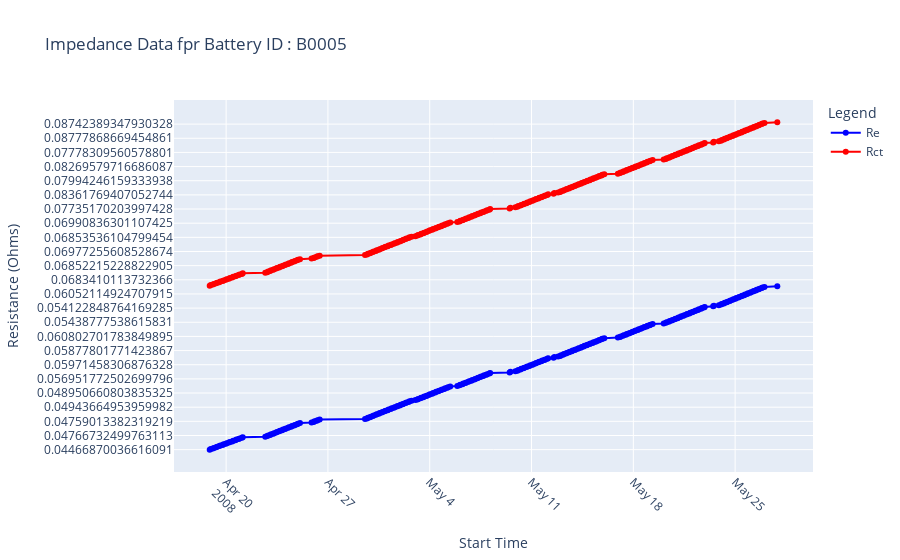
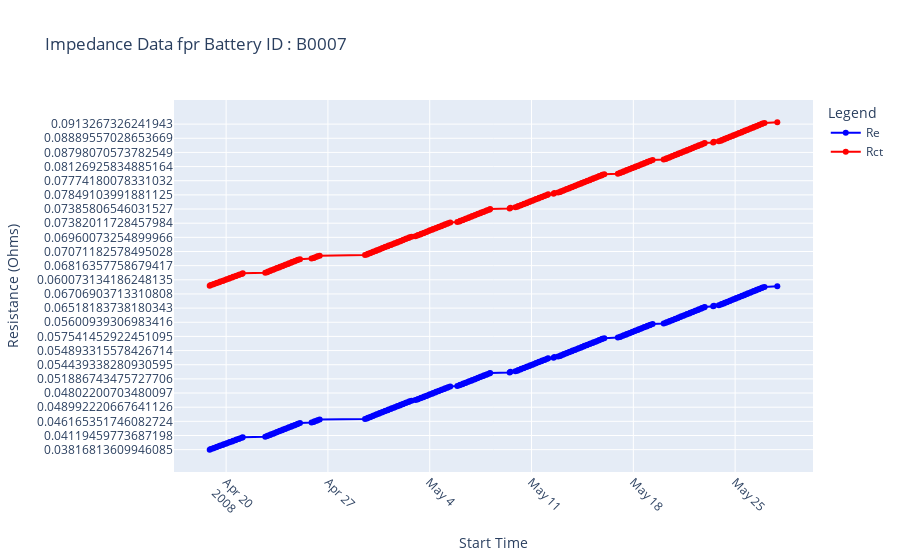
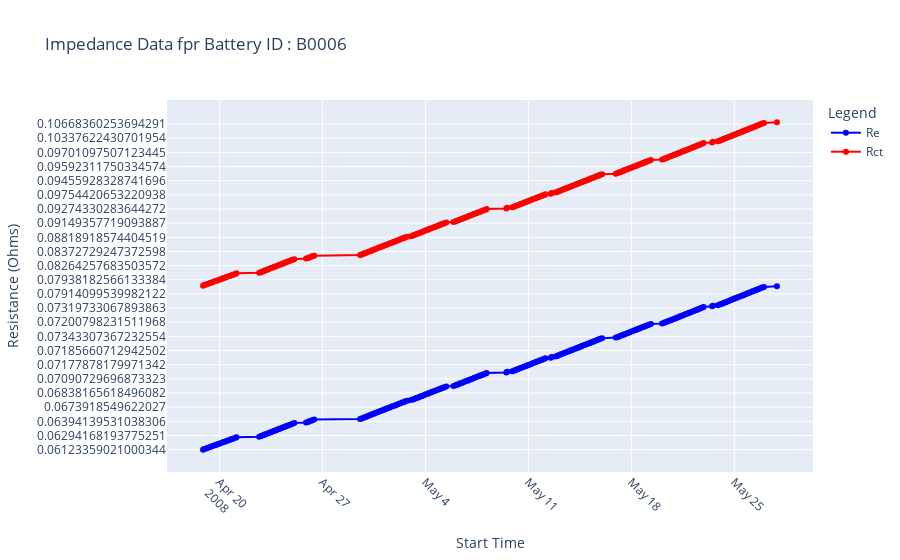
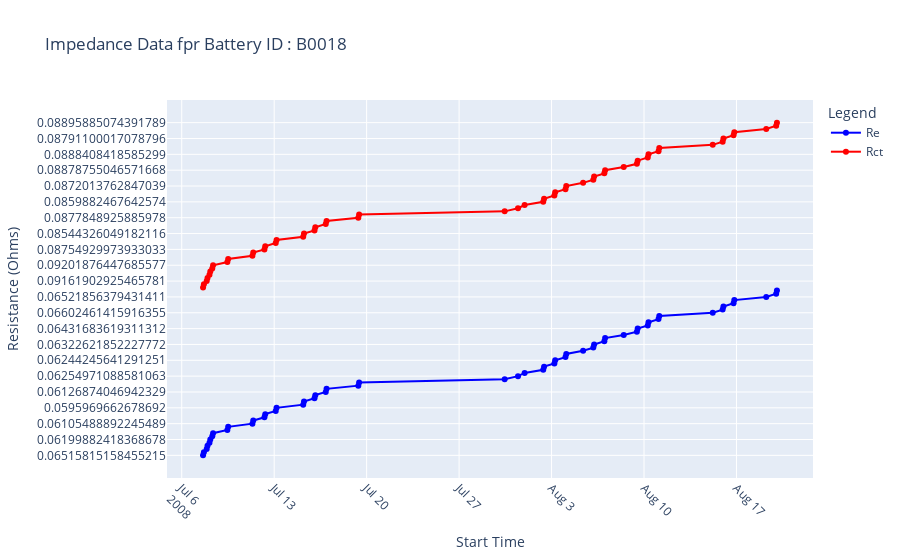

Notebook code cell kept with these figures, in order:
### Code cell
for battery_id in impedance_df['battery_id'].unique():
    battery_data = impedance_df[impedance_df['battery_id'] == battery_id]

    print(f'Data for battery_id : {battery_id}:\n', battery_data.head())

    if battery_data.empty:
        print(f'No data available for battery_id : {battery_id}')
        continue

    fig = go.Figure()
    fig.add_trace(go.Scatter(
        x=battery_data['start_time'],
        y=battery_data['Re'],
        mode='lines+markers',
        name='Re',
        line=dict(color='blue')
    ))
    fig.add_trace(go.Scatter(
        x = battery_data['start_time'],
        y=battery_data['Rct'],
        mode='lines+markers',
        name='Rct',
        line=dict(color='red')
    ))

    fig.update_layout(
        title=f'Impedance Data fpr Battery ID : {battery_id}',
        xaxis_title = 'Start Time',
        yaxis_title='Resistance (Ohms)',
        xaxis=dict(tickangle=45),
        legend_title='Legend',
        template='plotly'
    )

    fig.show()
